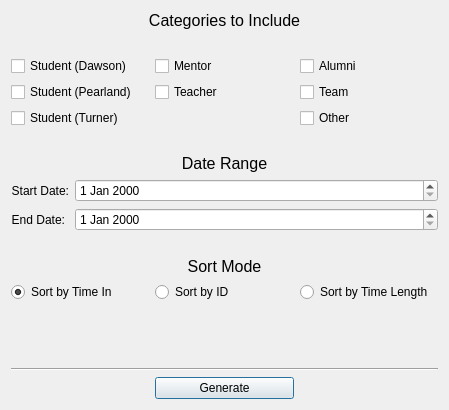
<?xml version="1.0" encoding="UTF-8"?>
<ui version="4.0">
 <class>GenerateReportDialog</class>
 <widget class="QDialog" name="GenerateReportDialog">
  <property name="geometry">
   <rect>
    <x>0</x>
    <y>0</y>
    <width>449</width>
    <height>410</height>
   </rect>
  </property>
  <property name="sizePolicy">
   <sizepolicy hsizetype="Fixed" vsizetype="Fixed">
    <horstretch>0</horstretch>
    <verstretch>0</verstretch>
   </sizepolicy>
  </property>
  <property name="windowTitle">
   <string>Generate Report</string>
  </property>
  <layout class="QGridLayout" name="gridLayout">
   <item row="4" column="0">
    <widget class="QCheckBox" name="turner_checkBox">
     <property name="text">
      <string>Student (Turner)</string>
     </property>
     <property name="checked">
      <bool>false</bool>
     </property>
    </widget>
   </item>
   <item row="7" column="0" colspan="3">
    <layout class="QFormLayout" name="formLayout">
     <item row="1" column="0">
      <widget class="QLabel" name="label_3">
       <property name="text">
        <string>Start Date:</string>
       </property>
       <property name="alignment">
        <set>Qt::AlignRight|Qt::AlignTrailing|Qt::AlignVCenter</set>
       </property>
      </widget>
     </item>
     <item row="1" column="1">
      <widget class="QDateEdit" name="start_dateEdit"/>
     </item>
     <item row="2" column="0">
      <widget class="QLabel" name="label_4">
       <property name="text">
        <string>End Date:</string>
       </property>
       <property name="alignment">
        <set>Qt::AlignRight|Qt::AlignTrailing|Qt::AlignVCenter</set>
       </property>
      </widget>
     </item>
     <item row="2" column="1">
      <widget class="QDateEdit" name="end_dateEdit"/>
     </item>
    </layout>
   </item>
   <item row="12" column="1">
    <spacer name="verticalSpacer">
     <property name="orientation">
      <enum>Qt::Vertical</enum>
     </property>
     <property name="sizeHint" stdset="0">
      <size>
       <width>20</width>
       <height>40</height>
      </size>
     </property>
    </spacer>
   </item>
   <item row="2" column="1">
    <widget class="QCheckBox" name="mentor_checkBox">
     <property name="text">
      <string>Mentor</string>
     </property>
    </widget>
   </item>
   <item row="6" column="1">
    <widget class="QLabel" name="label_2">
     <property name="font">
      <font>
       <pointsize>12</pointsize>
      </font>
     </property>
     <property name="text">
      <string>Date Range</string>
     </property>
     <property name="alignment">
      <set>Qt::AlignCenter</set>
     </property>
    </widget>
   </item>
   <item row="14" column="1">
    <widget class="QPushButton" name="generateButton">
     <property name="text">
      <string>Generate</string>
     </property>
    </widget>
   </item>
   <item row="3" column="2">
    <widget class="QCheckBox" name="team_checkBox">
     <property name="text">
      <string>Team</string>
     </property>
    </widget>
   </item>
   <item row="13" column="0" colspan="3">
    <widget class="Line" name="line">
     <property name="orientation">
      <enum>Qt::Horizontal</enum>
     </property>
    </widget>
   </item>
   <item row="4" column="2">
    <widget class="QCheckBox" name="other_checkBox">
     <property name="text">
      <string>Other</string>
     </property>
    </widget>
   </item>
   <item row="10" column="0" colspan="3">
    <layout class="QHBoxLayout" name="horizontalLayout">
     <item>
      <widget class="QRadioButton" name="sortTime_radioButton">
       <property name="text">
        <string>Sort by Time In</string>
       </property>
       <property name="checked">
        <bool>true</bool>
       </property>
      </widget>
     </item>
     <item>
      <widget class="QRadioButton" name="sortID_radioButton">
       <property name="text">
        <string>Sort by ID</string>
       </property>
      </widget>
     </item>
     <item>
      <widget class="QRadioButton" name="sortLength_radioButton">
       <property name="text">
        <string>Sort by Time Length</string>
       </property>
      </widget>
     </item>
    </layout>
   </item>
   <item row="2" column="0">
    <widget class="QCheckBox" name="dawson_checkBox">
     <property name="text">
      <string>Student (Dawson)</string>
     </property>
     <property name="checked">
      <bool>false</bool>
     </property>
    </widget>
   </item>
   <item row="9" column="1">
    <widget class="QLabel" name="label_5">
     <property name="font">
      <font>
       <pointsize>12</pointsize>
      </font>
     </property>
     <property name="text">
      <string>Sort Mode</string>
     </property>
     <property name="alignment">
      <set>Qt::AlignCenter</set>
     </property>
    </widget>
   </item>
   <item row="3" column="1">
    <widget class="QCheckBox" name="teacher_checkBox">
     <property name="text">
      <string>Teacher</string>
     </property>
    </widget>
   </item>
   <item row="0" column="0" colspan="3">
    <widget class="QLabel" name="label">
     <property name="font">
      <font>
       <pointsize>12</pointsize>
      </font>
     </property>
     <property name="text">
      <string>Categories to Include</string>
     </property>
     <property name="alignment">
      <set>Qt::AlignCenter</set>
     </property>
    </widget>
   </item>
   <item row="5" column="0">
    <widget class="QLabel" name="label_6">
     <property name="text">
      <string/>
     </property>
    </widget>
   </item>
   <item row="2" column="2">
    <widget class="QCheckBox" name="alumni_checkBox">
     <property name="text">
      <string>Alumni</string>
     </property>
    </widget>
   </item>
   <item row="3" column="0">
    <widget class="QCheckBox" name="pearland_checkBox">
     <property name="text">
      <string>Student (Pearland)</string>
     </property>
     <property name="checked">
      <bool>false</bool>
     </property>
    </widget>
   </item>
   <item row="8" column="1">
    <widget class="QLabel" name="label_7">
     <property name="text">
      <string/>
     </property>
    </widget>
   </item>
   <item row="1" column="0">
    <widget class="QLabel" name="spacerLabel">
     <property name="text">
      <string/>
     </property>
    </widget>
   </item>
  </layout>
 </widget>
 <resources/>
 <connections/>
</ui>
